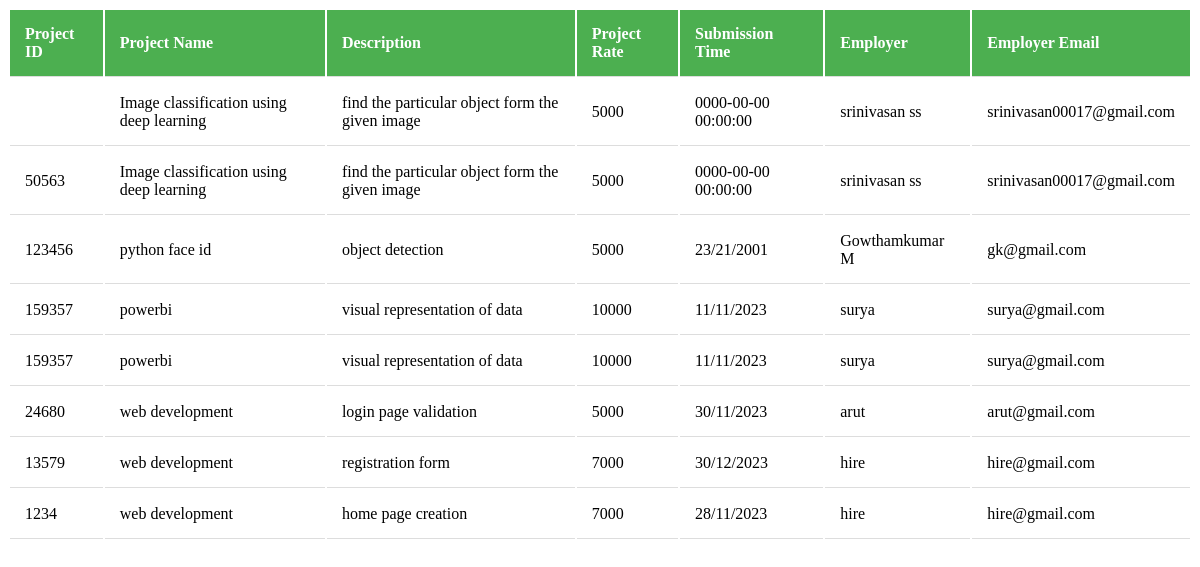
The app's page /employeelogin/lookprojects.php with its own data.
### tables this page shows
CREATE TABLE `projects` (
  `project_id` varchar(100) NOT NULL,
  `project_name` varchar(100) NOT NULL,
  `project_description` varchar(100) NOT NULL,
  `proj_price` int(100) NOT NULL,
  `timesubmit` varchar(100) NOT NULL,
  `employer_name` varchar(100) NOT NULL,
  `employer_email` varchar(100) NOT NULL
);

### employeelogin/lookprojects.php (the view, shortened to what this page needs)
<html>
<body bgcolor="white" alink="white" vlink="white" link="white">
<div style="overflow-x:auto;">
<?php
$user='root';
$pass='';
$db='project';
$db=new mysqli('localhost',$user,$pass,$db) or die ("unable to connect");
$query = "SELECT * FROM projects";
$result = mysqli_query($db,$query);
echo "<font face='Calibri Light' size=4><table border=0 style='width:100%'><tr><th>Project ID</th><th>Project Name</th><th>Description</th><th>Project Rate</th><th>Submission Time</th><th>Employer</th><th>Employer Email</th></tr>";
while($row = mysqli_fetch_array($result)){
echo "<tr><td>" . $row['project_id'] . "</td><td>" . $row['project_name'] . "</td><td>" . $row['project_description'] . "</td><td>" . $row['proj_price'] . "</td><td>" . $row['timesubmit'] . "</td><td>" . $row['employer_name'] . "</td><td>" . $row['employer_email'] . "</td></tr>";
}
echo "</table>";
?>
</div>
</body>
</html>

### employeelogin/lookprojects.php (style rules this page uses)
th, td { padding: 15px; text-align: left; border-bottom: 1px solid #ddd; }
th { background-color: #4CAF50; color: white; }

### records on screen
projects: project_name "Image classification using deep learning", project_description "find the particular object form the given image", proj_price "5000", timesubmit "0000-00-00 00:00:00", employer_name "srinivasan ss", employer_email "srinivasan00017@gmail.com"
projects: project "50563", project_name "Image classification using deep learning", project_description "find the particular object form the given image", proj_price "5000", timesubmit "0000-00-00 00:00:00", employer_name "srinivasan ss", employer_email "srinivasan00017@gmail.com"
projects: project "123456", project_name "python face id", project_description "object detection", proj_price "5000", timesubmit "23/21/2001", employer_name "Gowthamkumar M", employer_email "gk@gmail.com"
projects: project "159357", project_name "powerbi", project_description "visual representation of data", proj_price "10000", timesubmit "11/11/2023", employer_name "surya", employer_email "surya@gmail.com"
projects: project "159357", project_name "powerbi", project_description "visual representation of data", proj_price "10000", timesubmit "11/11/2023", employer_name "surya", employer_email "surya@gmail.com"
projects: project "24680", project_name "web development", project_description "login page validation", proj_price "5000", timesubmit "30/11/2023", employer_name "arut", employer_email "arut@gmail.com"
projects: project "13579", project_name "web development", project_description "registration form", proj_price "7000", timesubmit "30/12/2023", employer_name "hire", employer_email "hire@gmail.com"
projects: project "1234", project_name "web development", project_description "home page creation", proj_price "7000", timesubmit "28/11/2023", employer_name "hire", employer_email "hire@gmail.com"
